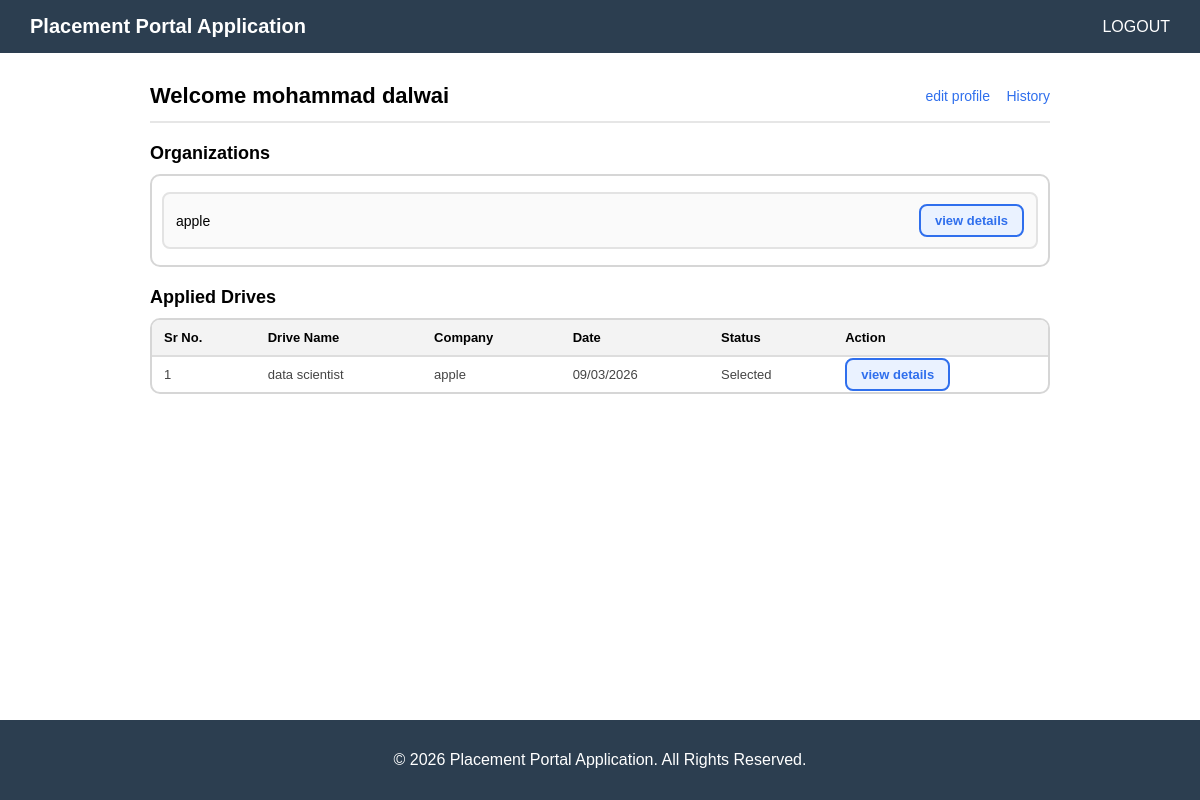
Screenshot of /student_dashboard (signed in) with the database file from the repository.
### app.py (models this page shows)
class Company(db.Model):
    __tablename__ = "company"
    id = db.Column(db.Integer, primary_key=True)
    company_name = db.Column(db.String(150), unique=True, nullable=False)
    company_description = db.Column(db.String(200), nullable=False)
    company_website = db.Column(db.String(200), nullable=False)
    status = db.Column(db.String(50), nullable=False, default="Pending")
    user_id = db.Column(
        db.Integer, db.ForeignKey("users.id", ondelete="CASCADE"),
        nullable=False, unique=True
    )
    user = db.relationship("User", back_populates="company_profile")
    drives = db.relationship(
        "Placement_Drive",
        back_populates="company",
        cascade="all, delete-orphan"
    )

class Application(db.Model):
    __tablename__ = "applications"
    id = db.Column(db.Integer, primary_key=True)
    student_id = db.Column(
        db.Integer, db.ForeignKey("student.id", ondelete="CASCADE"),
        nullable=False, index=True
    )
    drive_id = db.Column(
        db.Integer, db.ForeignKey("placement_drive.id", ondelete="CASCADE"),
        nullable=False, index=True
    )
    applied_at = db.Column(db.DateTime, default=datetime.utcnow, nullable=False)
    status = db.Column(db.String(20), default="applied", nullable=False, index=True)
    student = db.relationship("Student", back_populates="applications")
    drive = db.relationship("Placement_Drive", back_populates="applications")
    __table_args__ = (
        db.UniqueConstraint("student_id", "drive_id", name="uq_student_drive"),
    )

class Placement_Drive(db.Model):
    __tablename__ = "placement_drive"
    id = db.Column(db.Integer, primary_key=True)
    date_posted = db.Column(db.DateTime, default=datetime.utcnow, nullable=False)
    status = db.Column(db.String(50), nullable=False, default="Pending")
    verified = db.Column(db.String(50), nullable = False, default="In Review")
    job_title = db.Column(db.String(50), nullable=False)
    job_description = db.Column(db.String(500), nullable=False)
    eligibility_criteria = db.Column(db.String(500), nullable=False)
    application_deadline = db.Column(db.DateTime, nullable=False)
    company_id = db.Column(
        db.Integer, db.ForeignKey("company.id", ondelete="CASCADE"),
        nullable=False, index=True
    )
    company = db.relationship("Company", back_populates="drives")
    applications = db.relationship(
        "Application",
        back_populates="drive",
        cascade="all, delete-orphan"
    )

### app.py (the view)
@app.route('/student_dashboard')
def student_dashboard():
    user_id = session.get('id')
    if not user_id:
        return redirect(url_for('login'))
    student = Student.query.filter_by(user_id = user_id).first()
    approved_drives = Placement_Drive.query.filter_by(verified = 'Approved').all()
    company_ids = list({d.company_id for d in approved_drives})
    companies = Company.query.filter(Company.id.in_(company_ids)).all()
    my_applications = []
    if student:
        my_applications = Application.query.filter_by(student_id = student.id).all()
    return render_template("student_dashboard.html", companies=companies, my_applications=my_applications, student=student)

### templates/student_dashboard.html (shortened to what this page needs)
{% extends "base.html" %}
{% block content %}
<div class="page">
  <div class="topbar">
    <div class="title">Welcome {{ session.get('name') }}</div>
    <div class="links">
      <a href="{{ url_for('stud_edit_profile') }}">edit profile</a>
      <a href="{{ url_for('stud_history') }}">History</a>
    </div>
  </div>
  <h2>Organizations</h2>
  <div class="section-box">
    {% if companies %}
      {% for comp in companies %}
        <div class="list-row">
          <span>{{ comp.company_name }}</span>
          <a href="{{ url_for('stud_view_company', company_id=comp.id) }}" class="btn">view details</a>
        </div>
      {% endfor %}
    {% else %}
      <p>No organizations with open drives right now.</p>
    {% endif %}
  </div>
  <h2>Applied Drives</h2>
  {% if my_applications %}
    <div class="table-wrap">
      <table>
        <thead>
          <tr>
            <th>Sr No.</th>
            <th>Drive Name</th>
            <th>Company</th>
            <th>Date</th>
            <th>Status</th>
            <th>Action</th>
          </tr>
        </thead>
        <tbody>
          {% for app in my_applications %}
            <tr>
              <td>{{ loop.index }}</td>
              <td>{{ app.drive.job_title }}</td>
              <td>{{ app.drive.company.company_name }}</td>
              <td>{{ app.applied_at.strftime('%d/%m/%Y') }}</td>
              <td>{{ app.status | capitalize }}</td>
              <td><a href="{{ url_for('stud_view_drive', drive_id=app.drive_id) }}" class="btn">view details</a></td>
            </tr>
          {% endfor %}
        </tbody>
      </table>
    </div>
  {% else %}
    <p>No drives applied yet.</p>
  {% endif %}
</div>
{% endblock %}

### templates/base.html (style rules this page uses)
body { margin: 0; font-family: Arial, sans-serif; }

### templates/student_dashboard.html (style rules this page uses)
.page { max-width: 900px; margin: 30px auto; padding: 0 16px 60px; }
.topbar { display: flex; justify-content: space-between; align-items: center; padding-bottom: 12px; border-bottom: 2px solid #e6e6e6; margin-bottom: 16px; }
.topbar .title { font-size: 22px; font-weight: 700; }
.topbar .links a { font-size: 14px; color: #2f6fed; text-decoration: none; margin-left: 12px; }
h2 { font-size: 18px; margin: 20px 0 10px; }
.section-box { border: 2px solid #d6d6d6; border-radius: 10px; padding: 10px; background: #fff; }
.list-row { display: flex; align-items: center; justify-content: space-between; padding: 10px 12px; border: 2px solid #e3e3e3; border-radius: 8px; margin: 6px 0; background: #fafafa; font-size: 14px; }
.btn { padding: 7px 14px; border-radius: 8px; border: 2px solid #2f6fed; background: #eaf2ff; color: #2f6fed; font-size: 13px; font-weight: 600; text-decoration: none; }
.table-wrap { border: 2px solid #d6d6d6; border-radius: 10px; overflow: hidden; background: #fff; }
table { width: 100%; border-collapse: collapse; }
thead th { background: #f3f3f3; padding: 10px 12px; text-align: left; font-size: 13px; border-bottom: 2px solid #ddd; }
tbody td { padding: 10px 12px; font-size: 13px; border-bottom: 1px solid #eee; color: #444; }
tbody tr:last-child td { border-bottom: none; }

### rows the page displays
Company: company_name "apple"
Application: drive.job_title "data scientist", drive.company.company_name "apple", applied_at "09/03/2026", status "Selected"

### other values shown
{{ session.get('name') }} "mohammad dalwai"
